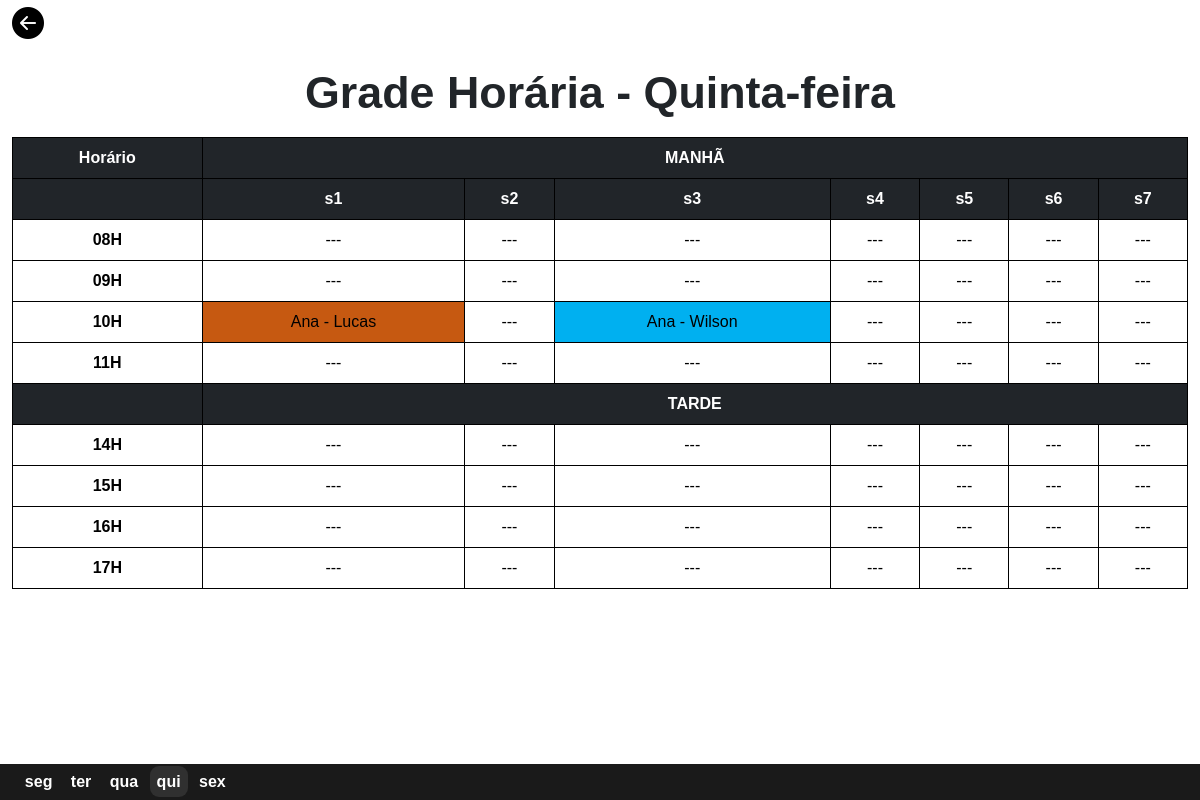
The page /monitor/reserva_sala/reservar-sala-quinta.php on the database as committed earlier.
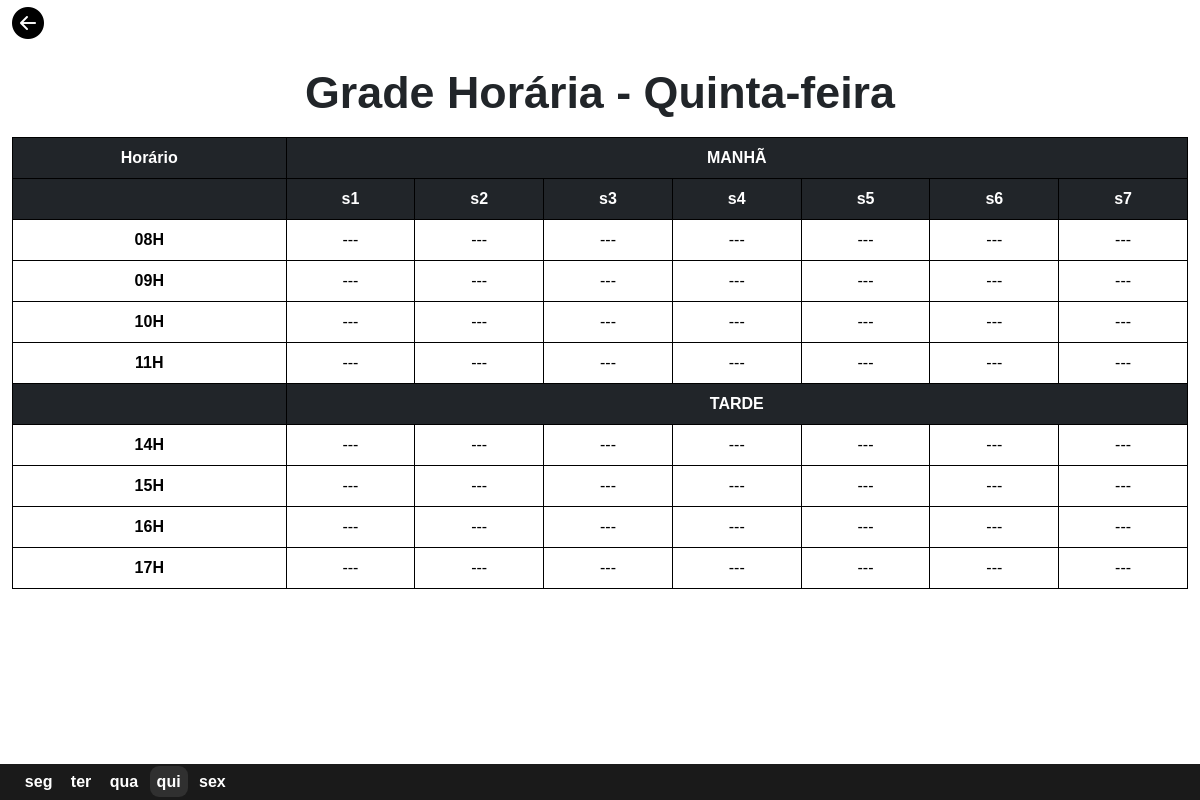
The same page on the database as committed later.
### tables this page shows
CREATE TABLE `tbl_sala_reservada` (
  `id` int(10) UNSIGNED NOT NULL,
  `id_turno` int(11) UNSIGNED NOT NULL,
  `id_horario` int(11) UNSIGNED NOT NULL,
  `id_semana` int(11) UNSIGNED NOT NULL,
  `id_status` int(11) UNSIGNED NOT NULL,
  `id_terapeuta` int(11) DEFAULT NULL,
  `id_paciente` int(11) UNSIGNED DEFAULT NULL,
  `sala_cod` varchar(20) NOT NULL,
  `sala` varchar(100) NOT NULL
);

### monitor/reserva_sala/reservar-sala-quinta.php (the view, shortened to what this page needs)
<?php
include('../../db/conexao.php');
?>
<!DOCTYPE html>
<html lang="en">
<head>
    <link href="https://cdn.jsdelivr.net/npm/bootstrap@5.3.3/dist/css/bootstrap.min.css" rel="stylesheet">
    <link rel="stylesheet" href="https://cdn.jsdelivr.net/npm/bootstrap-icons@1.10.5/font/bootstrap-icons.css">
</head>
<body>
    <div class="container-fluid divForm">
        <div class="divVoltar">
            <a href="../index.php"><i class="bi bi-arrow-left-circle-fill" id="iconeVoltar"></i></a>
        </div>
        <h2>Grade Horária - Quinta-feira</h2>
        <table class="table">
            <form action="" method="post">
                <thead class="table-dark">
                    <tr>
                        <th>Horário</th>
                        <th colspan="7">MANHÃ</th>
                    </tr>
                    <tr>
                        <th></th>
                        <th>s1</th>
                        <th>s2</th>
                        <th>s3</th>
                        <th>s4</th>
                        <th>s5</th>
                        <th>s6</th>
                        <th>s7</th>
                    </tr>
                </thead>
                <tbody>
                    <?php
                        $sql_horario = "SELECT id, horario from tbl_horario_sala ORDER BY id";
                        $result_horario = mysqli_query($mysqli, $sql_horario);
                        while($row_horario = mysqli_fetch_assoc($result_horario)) {
                            $horario_da_sala = $row_horario['horario'];
                    ?>
                    <tr>
                        <?php
                            if($horario_da_sala == '14H') {
                                echo "
                                </tbody>
                                    <thead class='table-dark'>
                                        <tr>
                                            <th></th>
                                            <th class='tarde' colspan='8'>TARDE</th>
                                        </tr>
                                    </thead>
                                <tbody>
                                ";
                            }
                        ?>
                        <th><?php echo $row_horario['horario'] ?></th>
                            <?php
                                $sql_sala_reserva = "SELECT s.id, s.sala, s.sala_cod, st.status
                                                    FROM tbl_sala_reservada s
                                                    INNER JOIN tbl_horario_sala h ON s.id_horario = h.id
                                                    INNER JOIN tbl_status_sala st ON s.id_status = st.id
                                                    WHERE h.horario = '$horario_da_sala' && s.id_semana = 4
                                                    ORDER BY s.id;
                                                    ";
                                $result_reserva = mysqli_query($mysqli, $sql_sala_reserva);
                                while($row = mysqli_fetch_assoc($result_reserva)) {
                            ?>
                            <td
                            name="<?php echo $row['sala_cod'] ?>"
                                    id="<?php echo $row['sala_cod'] ?>"
                                    class="<?php echo $row['status'] ?>"
                            >
                            <?php echo $row['sala'] ?>
                            </td>
                            <?php
                              }
                            ?>
                            <tr>
                            <?php
                                }
                            ?>
                    </tr>
                </tbody>
            </form>
        </table>
    </div>
    <footer class="container-fluid">
        <nav>
            <a href="reservar-sala-segunda.php">seg</a>
            <a href="reservar-sala-terca.php">ter</a>
            <a href="reservar-sala-quarta.php">qua</a>
            <a href="reservar-sala-quinta.php" id="selected">qui</a>
            <a href="reservar-sala-sexta.php">sex</a>
        </nav>
    </footer>
</body>
</html>

Rows that differ between the two databases and show on the page:
changed tbl_sala_reservada (number 15 of 56 on the later page): id_status 3 → 2 (drawn); sala "Ana - Lucas" → "---"
changed tbl_sala_reservada (number 17 of 56 on the later page): id_status 4 → 2 (drawn); sala "Ana - Wilson" → "---"
